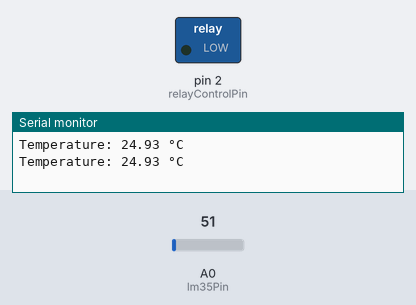
This sketch was run on a simulated Arduino Uno, built with avr-gcc and run on an emulated ATmega328P. Parts: switched loads named in the sketch (green lamp = pin HIGH), the last lines printed to the serial monitor. The test bench sets the inputs (shaded band); at power-on: A0 (lm35Pin) = 51.

Above: at 1.8 s.
1.9 s: A0 (lm35Pin) set to 57
3.4 s: A0 (lm35Pin) set to 67
At 4.4 s:
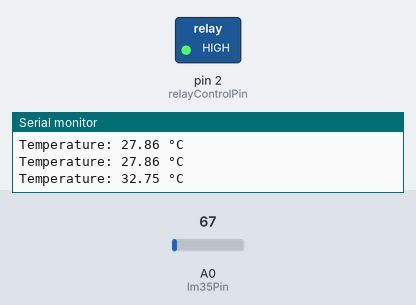
5.5 s: A0 (lm35Pin) set to 61
At 7.2 s:
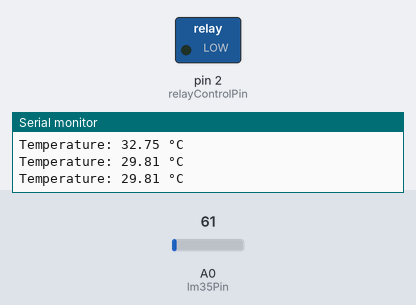
7.5 s: A0 (lm35Pin) set to 71
At 8.8 s:
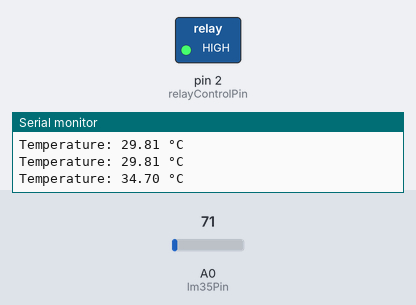
Timing chart, 0 to 10.5 s (numbered marks = the images above; inputs shaded):
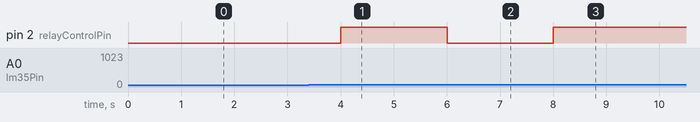

The sketch:

temperature_based_exhaust_cooling_system.ino
```cpp
const int lm35Pin = A0;      // LM35 temperature sensor connected to A0
const int relayControlPin = 2;  // Control pin for the relay module

// Set the temperature threshold for turning on the fan
const float temperatureThreshold = 30.0; // Adjust as needed

void setup() {
  pinMode(relayControlPin, OUTPUT);
  digitalWrite(relayControlPin, LOW); // Initially turn off the relay (fan)
  Serial.begin(9600);
}

void loop() {
  // Read temperature from LM35 sensor
  float temperature = analogRead(lm35Pin) * 0.48875; // Convert analog reading to degrees Celsius

  // Print temperature to serial monitor (for debugging)
  Serial.print("Temperature: ");
  Serial.print(temperature);
  Serial.println(" °C");

  // Check if temperature exceeds the threshold to turn on the fan
  if (temperature >= temperatureThreshold) {
    digitalWrite(relayControlPin, HIGH); // Turn on the relay (fan)
  } else {
    digitalWrite(relayControlPin, LOW); // Turn off the relay (fan)
  }

  delay(1000); // Delay for 1 second (adjust as needed)
}
```

Measured:
- the behaviour switches between 61 and 62 on A0 (lm35Pin) (found by bisection; images 0 and 1)
- after the input at 3.4 s, pin 2 (relayControlPin): LOW → HIGH after 0.60 s
- after the input at 5.5 s, pin 2 (relayControlPin): HIGH → LOW after 0.51 s
- after the input at 7.5 s, pin 2 (relayControlPin): LOW → HIGH after 0.51 s
